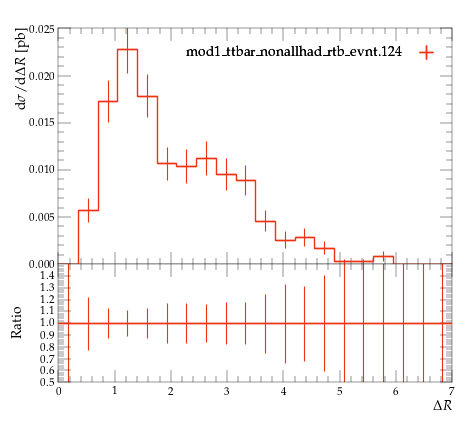

Write the Python code that produced this figure.
#! /usr/bin/env python

# This Python script was auto-generated using YODA v2.0.2.
# Analysis object: /MC_TTBAR/onelep_jetl_1_jetl_2_dR
# Timestamp: 07-08-2026 (10:19:45)

import matplotlib as mpl
import matplotlib.pyplot as plt
mpl.use('Agg') # comment out for interactive use
import os
import numpy as np

plotDir = os.path.split(os.path.realpath(__file__))[0]
if 'YODA_USER_PLOT_PATH' in globals():
    plot_outdir = globals()['YODA_USER_PLOT_PATH']
else:
    plot_outdir = plotDir

#plot style
plt.style.use(os.path.join(plotDir, '../default.mplstyle'))
# plot metadata
figW, figH = plt.rcParams['figure.figsize']
ax_xLabel = r'$\Delta R$'
ax_yLabel = r'$\mathrm{d}\sigma/\mathrm{d}\Delta R$ [pb]'
ax_title  = r''
ax_xScale = 'linear'
ax_yScale = 'linear'
xLims = (0.0, 7.0)
yLims = (0.0, 0.025074258000000002)

# TeX-friendly labels for the legend
labels = {
    'legend' : ([ r"mod1\_ttbar\_nonallhad\_rtb\_evnt.124" ], r""),
}

# Adjust canvas width and height
canvasW = 10.0
canvasH = 9.0
figW *= canvasW/10.
figH *= canvasH/9.

# Create figure and axis objects
fig, (ax, ratio0_ax) = plt.subplots(2, 1, sharex=True,
                  figsize=(figW,figH), gridspec_kw={'height_ratios': (6.0, 3.0)})

# Set figure margins
plt.subplots_adjust(
    left   = 1.0 * plt.rcParams['figure.subplot.left'],
    right  = 1.0 * plt.rcParams['figure.subplot.right'],
    top    = 1.0 * plt.rcParams['figure.subplot.top'],
    bottom = 1.0 * plt.rcParams['figure.subplot.bottom'])

ratio0_ax.yaxis.set_major_locator(mpl.ticker.MultipleLocator(0.1))
ratio0_ax.set_ylim(0.5, 1.4999)
ratio0_ax.set_ylabel('Ratio')

# the numerical data is stored in a separate file
dataf = dict()
prefix = os.path.split(__file__)[0]
if prefix:    prefix = prefix + '/'
exec(open(prefix+'onelep_jetl_1_jetl_2_dR__data.py').read(), dataf)


legend_handles = dict() # keep track of handles for the legend

# style options for curves
# starts at zorder>=5 to draw curve on top of legend
styles = {
  'mod1_ttbar_nonallhad_rtb_evnt.124.yoda.gz': {
    'color' : '#EE3311',
    'linestyle' : '-',
    'linewidth' : 1,
    'marker' : 'none',
    'markersize' : 2,
    'capsize' : 0.0,
    'zorder' : 5,
    'histstyle' : 1,
    'drawstyle' : 'steps-pre',
    'xerrorbars' : 1,
    'yerrorbars' : 1,
    'fillcolor' : None,
    'fillopacity' : 1.0,
    'ratio0_linestyle' : '-',
    'ratio0_linewidth' : 1,
    'ratio0_marker' : 'none',
    'ratio0_markersize' : 2,
    'ratio0_capsize' : 0.0,
    'ratio0_zorder' : 5,
    'ratio0_histstyle' : 1,
    'ratio0_drawstyle' : 'steps-pre',
    'ratio0_xerrorbars' : 1,
    'ratio0_yerrorbars' : 1,
  },
}

# curve from input yoda files in main panel
for label, yvals in dataf['yvals'].items():
    if all(np.isnan(v) for v in dataf['yvals'][label]):
        continue
    tmp = None
    if styles[label]['histstyle']: # draw as histogram
        xpos = dataf['xedges'][label] if styles[label]['drawstyle'] else dataf['xpoints'][label]
        ypos = np.insert(yvals, 0, yvals[0]) if styles[label]['drawstyle'] else yvals
        if styles[label]['fillcolor']: # fill area below curve
            ax.fill_between(xpos, ypos, step='pre',
                            color=styles[label]['fillcolor'],
                            alpha=styles[label]['fillopacity'])
        tmp, = ax.plot(xpos, ypos,
                       color=styles[label]['color'],
                       linestyle=styles[label]['linestyle'],
                       linewidth=styles[label]['linewidth'],
                       drawstyle=styles[label]['drawstyle'], solid_joinstyle='miter',
                       zorder=styles[label]['zorder'], label=label)
    tmp = ax.errorbar(dataf['xpoints'][label], yvals,
                      xerr=np.array(dataf['xerrs'][label])*styles[label]['xerrorbars'],
                      yerr=np.array(dataf['yerrs'][label])*styles[label]['yerrorbars'],
                      fmt=styles[label]['marker'], capsize=styles[label]['capsize'],
                      markersize=styles[label]['markersize'],
                      ecolor=styles[label]['color'],
                      color=styles[label]['color'], zorder=styles[label]['zorder'])
    tmp[-1][0].set_linestyle(styles[label]['linestyle'])
    tmp[-1][0].set_linewidth(styles[label]['linewidth'])
    if label in dataf['add_legend_handle']:  legend_handles[label] = tmp
    for varLabel in dataf['variation_yvals'].keys():
        if varLabel.startswith(label):
            tmp, = ax.plot(dataf['xedges'][label], dataf['variation_yvals'][varLabel],
                           color=styles[label]['color'],
                           linestyle=styles[label]['linestyle'],
                           linewidth=styles[label]['linewidth'],
                           drawstyle='steps-pre', solid_joinstyle='miter',
                           zorder=styles[label]['zorder'], alpha=0.5)


# plots on ratio panel
# curve from input yoda files in ratio panel
for label, yvals in dataf['ratio0_yvals'].items():
    if all(np.isnan(v) for v in yvals):
        continue
    if styles[label]['ratio0_histstyle']: # plot as histogram
        xpos = dataf['xedges']['mod1_ttbar_nonallhad_rtb_evnt.124.yoda.gz'] if styles[label]['ratio0_drawstyle'] else dataf['xpoints']['mod1_ttbar_nonallhad_rtb_evnt.124.yoda.gz']
        ypos = np.insert(yvals, 0, yvals[0]) if styles[label]['ratio0_drawstyle'] else yvals
        ratio0_ax.plot(xpos, ypos,
                       color=styles[label]['color'],
                       linewidth=styles[label]['linewidth'],
                       linestyle=styles[label]['ratio0_linestyle'],
                       drawstyle=styles[label]['ratio0_drawstyle'], zorder=styles[label]['zorder'],
                       solid_joinstyle='miter')
    tmp = ratio0_ax.errorbar(dataf['xpoints']['mod1_ttbar_nonallhad_rtb_evnt.124.yoda.gz'], yvals,
                             xerr=np.array(dataf['ref_xerrs'])*styles[label]['ratio0_xerrorbars'],
                             yerr=np.array(dataf['ratio0_yerrs'][label])*styles[label]['ratio0_yerrorbars'],
                             fmt=styles[label]['ratio0_marker'], capsize=styles[label]['ratio0_capsize'],
                             markersize=styles[label]['ratio0_markersize'],
                             ecolor=styles[label]['color'],
                             color=styles[label]['color'])
    tmp[-1][0].set_linestyle(styles[label]['ratio0_linestyle'])
    tmp[-1][0].set_linewidth(styles[label]['ratio0_linewidth'])

    for varlabel in dataf['ratio0_variation_vals'].keys():
        if varlabel.startswith(label):
            ratio0_ax.plot(dataf['xedges']['mod1_ttbar_nonallhad_rtb_evnt.124.yoda.gz'],
                            dataf['ratio0_variation_vals'][varlabel],
                            color=styles[label]['color'],
                            linestyle=styles[label]['linestyle'],
                            linewidth=styles[label]['linewidth'],
                            drawstyle='steps-pre', solid_joinstyle='miter',
                            zorder=1, alpha=0.5)

legend_items = list(legend_handles.values())
ax.add_artist(ax.legend(legend_items,
                        labels['legend'][0],
                        title=labels['legend'][1],
                        alignment='right',
                        loc='upper right',
                        bbox_to_anchor=(1.0, 0.97),markerfirst=False))

# set plot metadata as defined above
ratio0_ax.set_xlabel(ax_xLabel)
ratio0_ax.xaxis.set_label_coords(1., -0.15)
ax.set_ylabel(ax_yLabel, ha='right', va='top')
ax.yaxis.set_label_coords(-0.11, 1.0)
ax.set_title(ax_title, loc='left')
ax.set_xscale(ax_xScale)
ax.set_yscale(ax_yScale)
ax.set_xlim(xLims)
ax.set_ylim(yLims)

# tick formatting
plt.rcParams['xtick.top'] = True
plt.rcParams['ytick.right'] = True
fig.align_ylabels((ax, ratio0_ax))
plt.savefig(os.path.join(plot_outdir, 'onelep_jetl_1_jetl_2_dR.pdf'), format='PDF')
plt.savefig(os.path.join(plot_outdir, 'onelep_jetl_1_jetl_2_dR.png'), format='PNG')

plt.close(fig)
